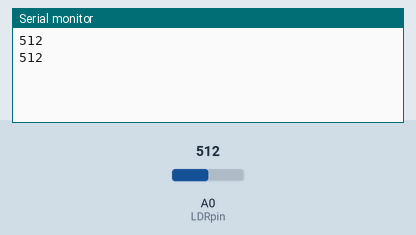
The sketch below on a simulated ESP8266 (NodeMCU). Shown: the last lines printed to the serial monitor. The inputs (shaded band) are chosen by the test bench; at power-on: A0 (LDRpin) = 512. WiFi joins after 1.5 s; servers stay silent unless stated.

Above: at 2.2 s.
2.3 s: A0 (LDRpin) set to 716
At 3.3 s:
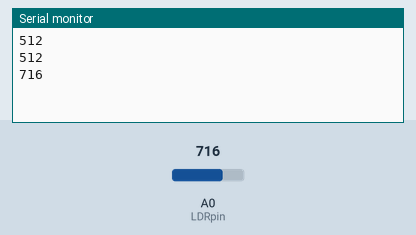
4.2 s: A0 (LDRpin) set to 900
At 5.3 s:
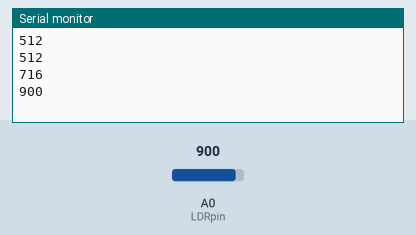
Timing chart, 0 to 7.2 s (numbered marks = the images above; inputs shaded):
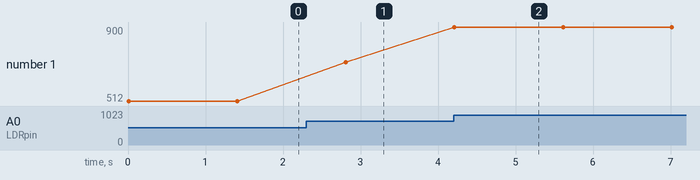

The sketch:

temp_cloud.ino
```cpp
#include<ESP8266WiFi.h>;
#include<WiFiClient.h>;
#include<ThingSpeak.h>;
const char *ssid ="vivo 1723";
const char *password="qwerty123";
int val;
int LDRpin=A0;
WiFiClient client;
unsigned long myChannelNumber=901192;
const char *myWriteAPIKEY="WWSCV2P903ZR9DTO";
void setup() {
Serial.begin(9600);
delay(10);
WiFi.begin(ssid,password);
ThingSpeak.begin(client);
  // put your setup code here, to run once:
}
void loop() {
val=analogRead(LDRpin);
Serial.println(val);
delay(1000);
ThingSpeak.writeField(myChannelNumber,1,val,myWriteAPIKEY);
delay(100);
  // put your main code here, to run repeatedly:
}
```

Measured:
- after the input at 2.3 s, the serial monitor: prints a new line after 0.51 s (image 1)
- after the input at 4.2 s, the serial monitor: prints a new line at once (image 2)
- plotted number 1: 512 → 716 after the input at 2.3 s, 716 → 900 after the input at 4.2 s
